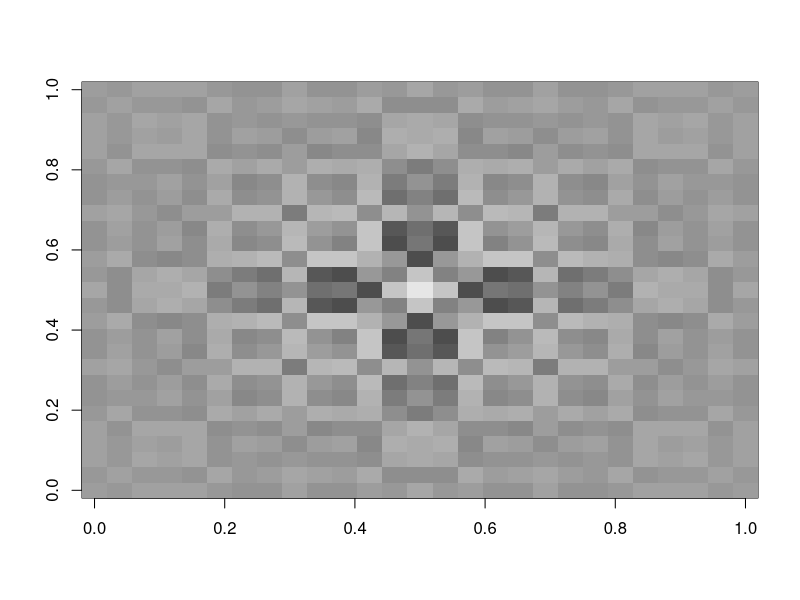
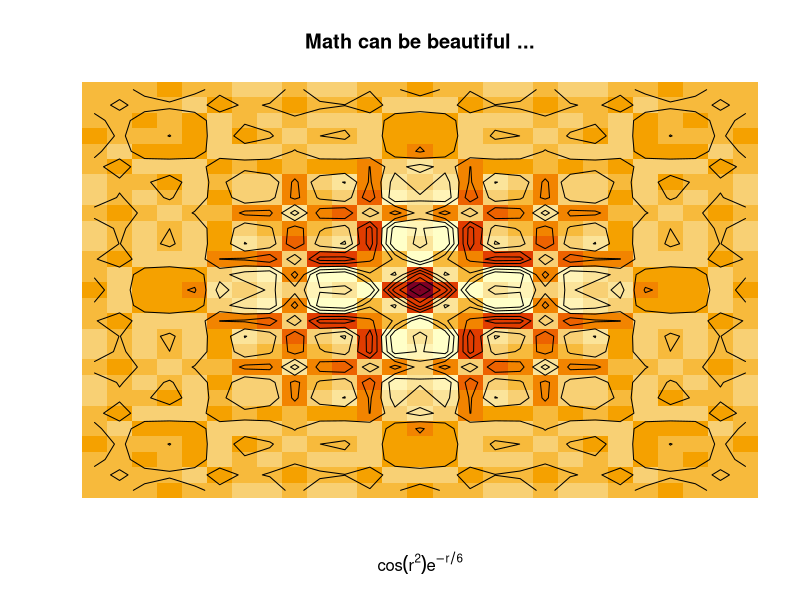
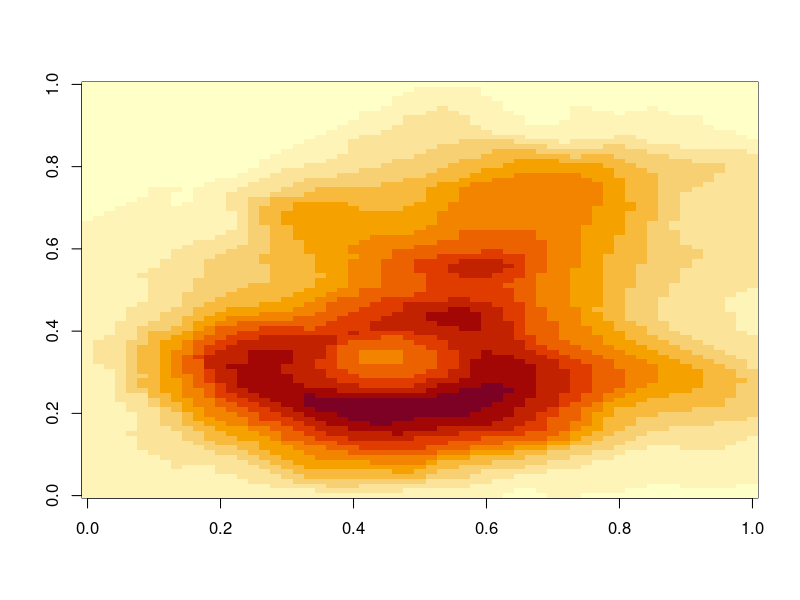
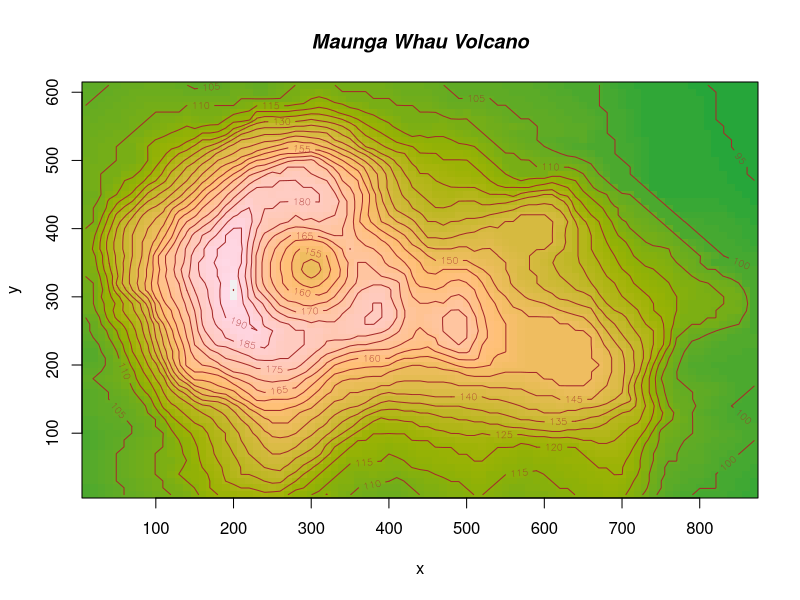
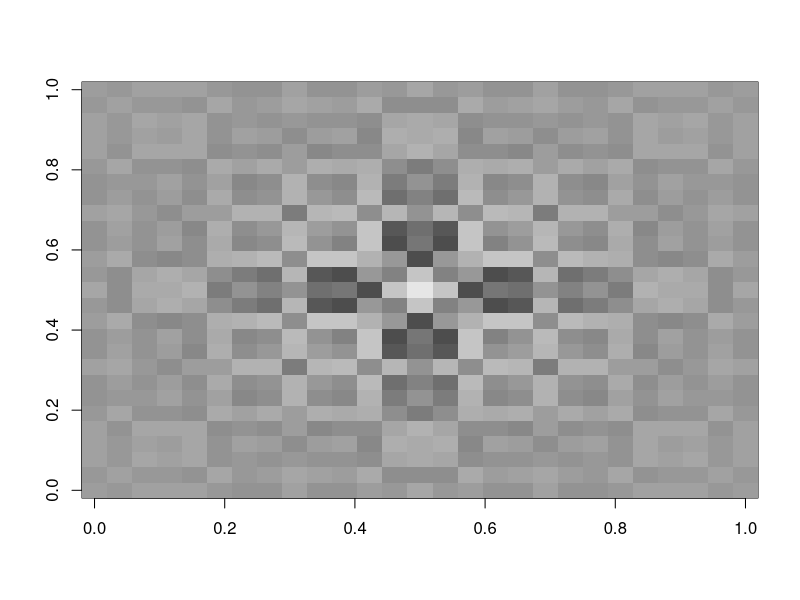
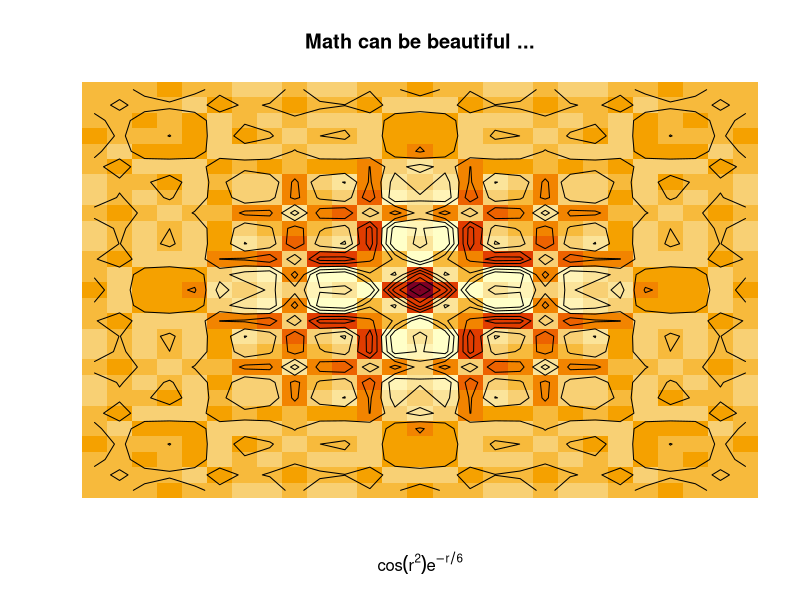
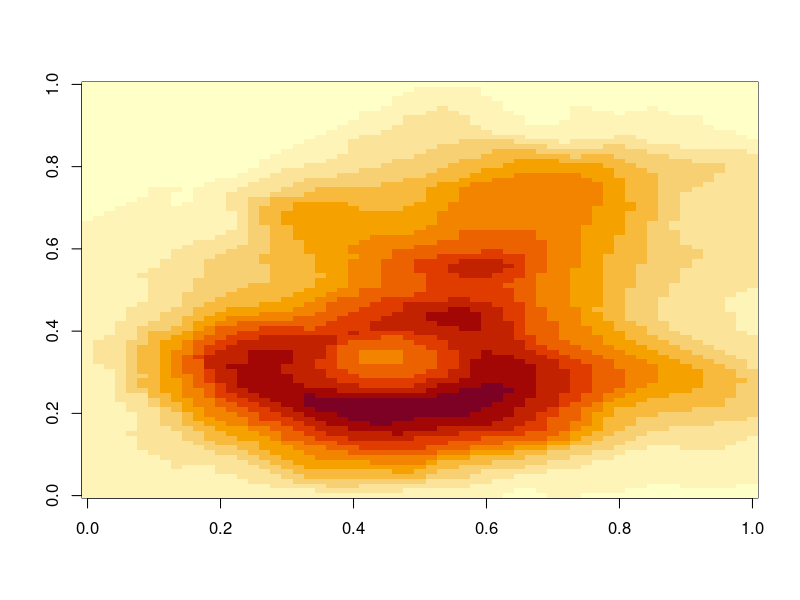
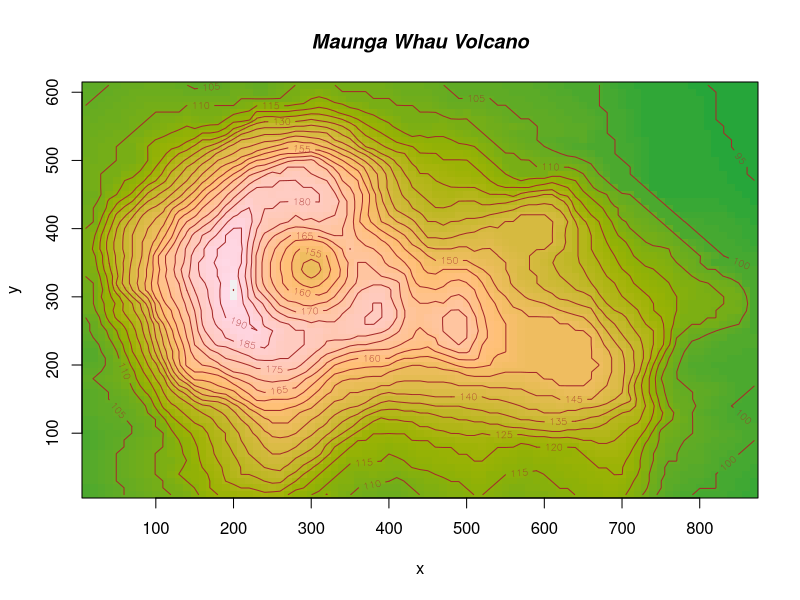

Reproduce these figures in R, in order.

#From here -->https://www.rdocumentation.org/packages/graphics/versions/3.6.1/topics/image

require("grDevices") # for colours
x <- y <- seq(-4*pi, 4*pi, length.out = 27)
r <- sqrt(outer(x^2, y^2, "+"))
image(z = z <- cos(r^2)*exp(-r/6), col = gray.colors(33))
image(z, axes = FALSE, main = "Math can be beautiful ...",
      xlab = expression(cos(r^2) * e^{-r/6}))
contour(z, add = TRUE, drawlabels = FALSE)

# Volcano data visualized as matrix. Need to transpose and flip
# matrix horizontally.
image(t(volcano)[ncol(volcano):1,])

# A prettier display of the volcano
x <- 10*(1:nrow(volcano))
y <- 10*(1:ncol(volcano))
image(x, y, volcano, col = hcl.colors(100, "terrain"), axes = FALSE)
contour(x, y, volcano, levels = seq(90, 200, by = 5),
        add = TRUE, col = "brown")
axis(1, at = seq(100, 800, by = 100))
axis(2, at = seq(100, 600, by = 100))
box()
title(main = "Maunga Whau Volcano", font.main = 4)


require("grDevices") # for colours
x <- y <- seq(-4*pi, 4*pi, length.out = 27)
r <- sqrt(outer(x^2, y^2, "+"))
image(z = z <- cos(r^2)*exp(-r/6), col = gray.colors(33))
image(z, axes = FALSE, main = "Math can be beautiful ...",
      xlab = expression(cos(r^2) * e^{-r/6}))
contour(z, add = TRUE, drawlabels = FALSE)

# Volcano data visualized as matrix. Need to transpose and flip
# matrix horizontally.
image(t(volcano)[ncol(volcano):1,])

# A prettier display of the volcano
x <- 10*(1:nrow(volcano))
y <- 10*(1:ncol(volcano))
image(x, y, volcano, col = hcl.colors(100, "terrain"), axes = FALSE)
contour(x, y, volcano, levels = seq(90, 200, by = 5),
        add = TRUE, col = "brown")
axis(1, at = seq(100, 800, by = 100))
axis(2, at = seq(100, 600, by = 100))
box()
title(main = "Maunga Whau Volcano", font.main = 4)
